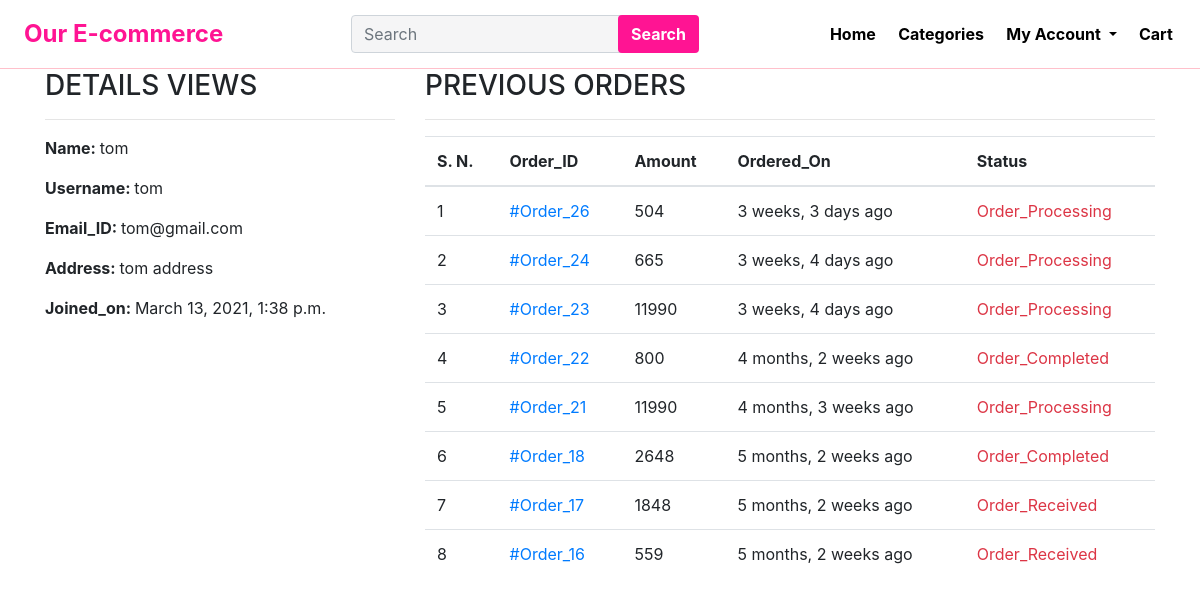
Page /Profile/ (signed in) on the committed database.
### EShop/models.py (models this page shows, shortened)
class Customer(models.Model):
    user = models.OneToOneField(User, on_delete=models.CASCADE)
    full_name = models.CharField(max_length=100)
    address = models.CharField(max_length=200, null=True, blank=True)
    joined_on = models.DateTimeField(auto_now_add=True)

class Order(models.Model):
    cart = models.OneToOneField(Cart, on_delete=models.CASCADE)
    ordered_by = models.CharField(max_length=200)
    shipping_address = models.CharField(max_length=200)
    mobile = models.CharField(max_length=20)
    email = models.EmailField(null=True, blank=True)
    subtotal = models.PositiveIntegerField()
    discount = models.PositiveIntegerField()
    total = models.PositiveIntegerField()
    order_status = models.CharField(max_length=100, choices=view_status)
    created_at = models.DateTimeField(auto_now_add=True)

### EShop/views.py (the view)
# urls.py: path('Profile/', CustomerProfileView.as_view(), name='customerprofile'),
class CustomerProfileView(TemplateView):
    template_name = 'customerprofile.html'
    def dispatch(self, request, *args, **kwargs):
        if request.user.is_authenticated and Customer.objects.filter(user=request.user).exists():
            pass
        else:
            return redirect("/login/?next=/profile/")
        return super().dispatch(request, *args, **kwargs)
    def get_context_data(self,  *args, **kwargs):
        context = super().get_context_data(**kwargs)
        customer = self.request.user.customer
        context['customer'] = customer
        orders = Order.objects.filter(cart__customer=customer).order_by('-id')
        context['orders'] = orders
        return context

### templates/customerprofile.html (shortened to what this page needs)
{% extends 'base.html' %}
{% block body %}
    <div class="container">
        <div class="row">
            <div class="col-md-4">
                <h3>DETAILS VIEWS</h3><hr>
                <p><span class="font-weight-bold">Name: </span>{{ customer.full_name }}</p>
                <p><span class="font-weight-bold">Username: </span>{{ customer.user.username }}</p>
                <p><span class="font-weight-bold">Email_ID: </span>{{ customer.user.email}}</p>
                <p><span class="font-weight-bold">Address: </span>{{ customer.address }}</p>
                <p><span class="font-weight-bold">Joined_on: </span>{{ customer.joined_on }}</p>
            </div>
            <div class="col-md-8">
                <h3>PREVIOUS ORDERS</h3><hr>
                <table class="table">
                    <thead>
                        <tr>
                            <th>S. N.</th>
                            <th>Order_ID</th>
                            <th>Amount</th>
                            <th>Ordered_On</th>
                            <th>Status</th>
                        </tr>
                    </thead>
                    <tbody>
                        {% for ord in orders %}
                            <tr>
                                <td>{{forloop.counter}}</td>
                                <td> <a href="{% url 'EShop:customerorderdetail' ord.id %}"> #Order_{{ord.id}}</a></td>
                                <td>{{ord.total}}</td>
                                <td>{{ord.created_at | timesince}} ago</td>
                                <td class="text-danger">{{ord.order_status}}</td>
                            </tr>
                        {% endfor %}
                    </tbody>
                </table>
            </div>
        </div>
    </div>
{% endblock %}

### EShop/Static/EShop/style.css (style rules this page uses)
* { box-sizing: border-box; }
body { margin: 0; padding: 0; }

### rows in the picture
Customer: full_name "tom", user.username "tom", user.email "tom@gmail.com", address "tom address", joined_on "March 13, 2021, 1:38 p.m."
Order: id "26", total "504", created_at "3 weeks, 3 days", order_status "Order_Processing"
Order: id "24", total "665", created_at "3 weeks, 4 days", order_status "Order_Processing"
Order: id "23", total "11990", created_at "3 weeks, 4 days", order_status "Order_Processing"
Order: id "22", total "800", created_at "4 months, 2 weeks", order_status "Order_Completed"
Order: id "21", total "11990", created_at "4 months, 3 weeks", order_status "Order_Processing"
Order: id "18", total "2648", created_at "5 months, 2 weeks", order_status "Order_Completed"
Order: id "17", total "1848", created_at "5 months, 2 weeks", order_status "Order_Received"
Order: id "16", total "559", created_at "5 months, 2 weeks", order_status "Order_Received"
